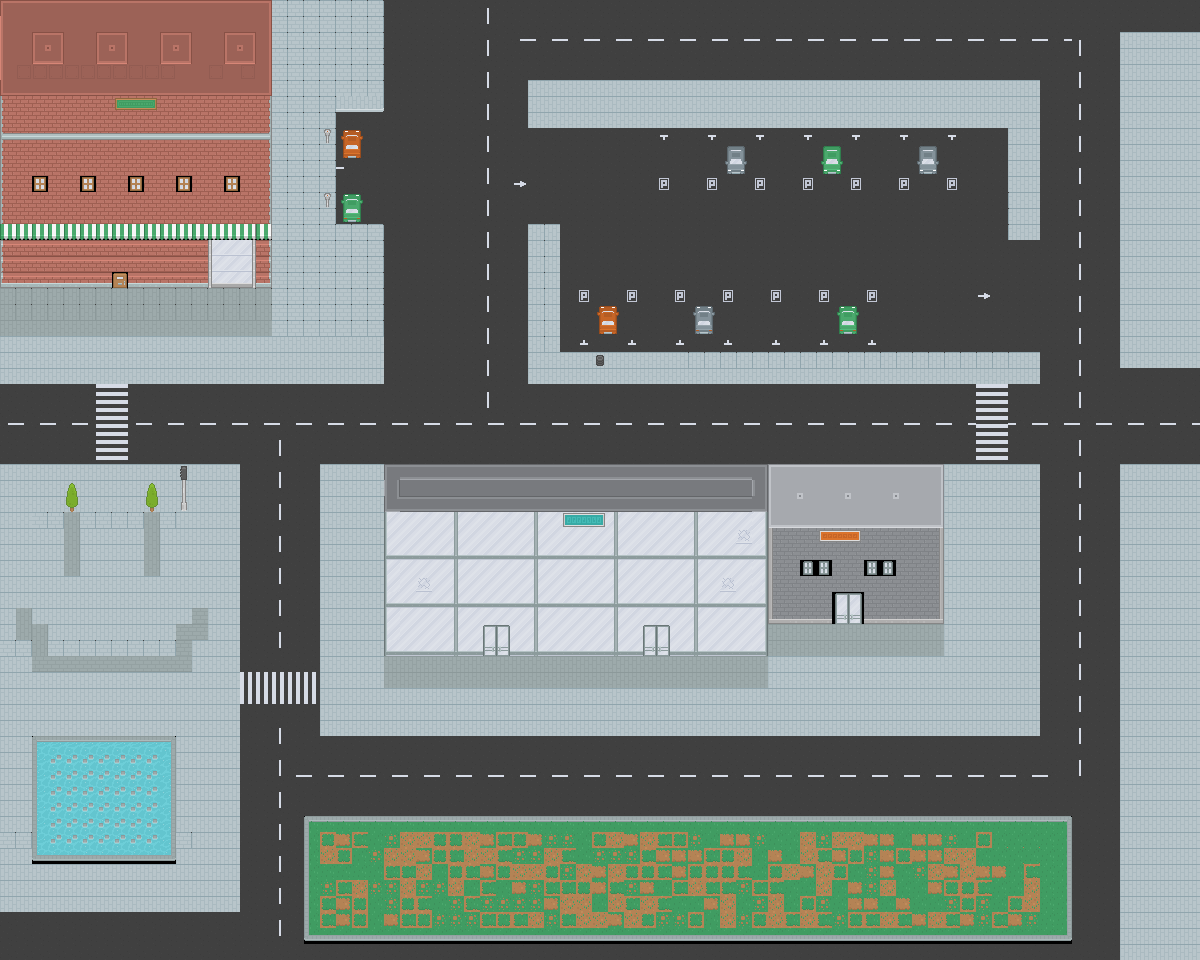

Tiled map render using the project's own tile images. Description and the map definition, with tile-layer contents summarised, below:
An orthogonal 75x60 tile map with 16x16 px tiles, 2 tile layers (Ground + Building, Objects).

<map version="1.10" tiledversion="1.10.2" orientation="orthogonal" renderorder="right-down" width="75" height="60" tilewidth="16" tileheight="16" infinite="0" nextlayerid="3" nextobjectid="1">
 <tileset firstgid="1" source="logic3.tsx" />
 <layer id="1" name="Ground + Building" width="75" height="60">
  <data>[4500 cells, 4500 non-empty, 110 distinct tile ids]</data>
 </layer>
 <layer id="2" name="Objects" width="75" height="60">
  <data>[4500 cells, 62 non-empty, 41 distinct tile ids]</data>
 </layer>
</map>
